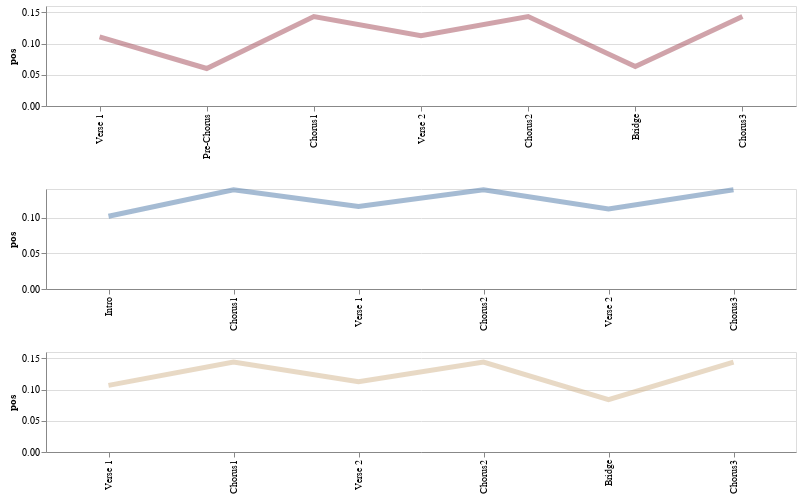

The code cell stored with this chart in its notebook:
### Code cell
alt.vconcat(rock , rb , cty)

### Figure 1 — Vega-Lite specification as saved in the notebook (floating-point values rounded to 4 significant figures)
{"config": {"view": {"continuousWidth": 400, "continuousHeight": 300}}, "vconcat": [{"data": {"name": "data-c07863ea7db58cbf9081069c95988220"}, "mark": {"type": "line", "color": "#a24857", "opacity": 0.5, "size": 5}, "encoding": {"x": {"type": "nominal", "field": "structure", "sort": ["Verse 1", "Pre-Chorus", "Chorus1", "Verse 2", "Pre-Chorus", "Chorus2", "Bridge", "Chorus3"], "title": null}, "y": {"type": "quantitative", "field": "pos"}}, "height": 100, "width": 750}, {"data": {"name": "data-4e971309a4ed645cab949e9b7612535c"}, "mark": {"type": "line", "opacity": 0.5, "size": 5}, "encoding": {"x": {"type": "nominal", "field": "structure", "sort": ["Intro", "Chorus1", "Verse 1", "Chorus2", "Verse 2", "Chorus3"], "title": null}, "y": {"type": "quantitative", "field": "pos"}}, "height": 100, "width": 750}, {"data": {"name": "data-3f3b1ca50fda543636c3d4c8507fc981"}, "mark": {"type": "line", "color": "#D2B48C", "opacity": 0.5, "size": 5}, "encoding": {"x": {"type": "nominal", "field": "structure", "sort": ["Verse 1", "Chorus1", "Verse 2", "Chorus2", "Bridge", "Chorus3"], "title": null}, "y": {"type": "quantitative", "field": "pos"}}, "height": 100, "width": 750}], "$schema": "https://vega.github.io/schema/vega-lite/v4.8.1.json", "datasets": {"data-c07863ea7db58cbf9081069c95988220": [{"structure": "Bridge", "neg": 0.04555, "pos": 0.06328}, {"structure": "Chorus1", "neg": 0.1044, "pos": 0.1431}, {"structure": "Chorus2", "neg": 0.1044, "pos": 0.1431}, {"structure": "Chorus3", "neg": 0.1044, "pos": 0.1431}, {"structure": "Pre-Chorus", "neg": 0.04461, "pos": 0.05998}, {"structure": "Verse 1", "neg": 0.09274, "pos": 0.1105}, {"structure": "Verse 2", "neg": 0.08786, "pos": 0.1125}], "data-4e971309a4ed645cab949e9b7612535c": [{"structure": "Chorus1", "neg": 0.09399, "pos": 0.139}, {"structure": "Chorus2", "neg": 0.09399, "pos": 0.139}, {"structure": "Chorus3", "neg": 0.09399, "pos": 0.139}, {"structure": "Intro", "neg": 0.0395, "pos": 0.1019}, {"structure": "Verse 1", "neg": 0.09028, "pos": 0.1154}, {"structure": "Verse 2", "neg": 0.09101, "pos": 0.112}], "data-3f3b1ca50fda543636c3d4c8507fc981": [{"structure": "Bridge", "neg": 0.03756, "pos": 0.08394}, {"structure": "Chorus1", "neg": 0.06491, "pos": 0.1438}, {"structure": "Chorus2", "neg": 0.06491, "pos": 0.1438}, {"structure": "Chorus3", "neg": 0.06491, "pos": 0.1438}, {"structure": "Verse 1", "neg": 0.06146, "pos": 0.1066}, {"structure": "Verse 2", "neg": 0.0655, "pos": 0.1126}]}}
